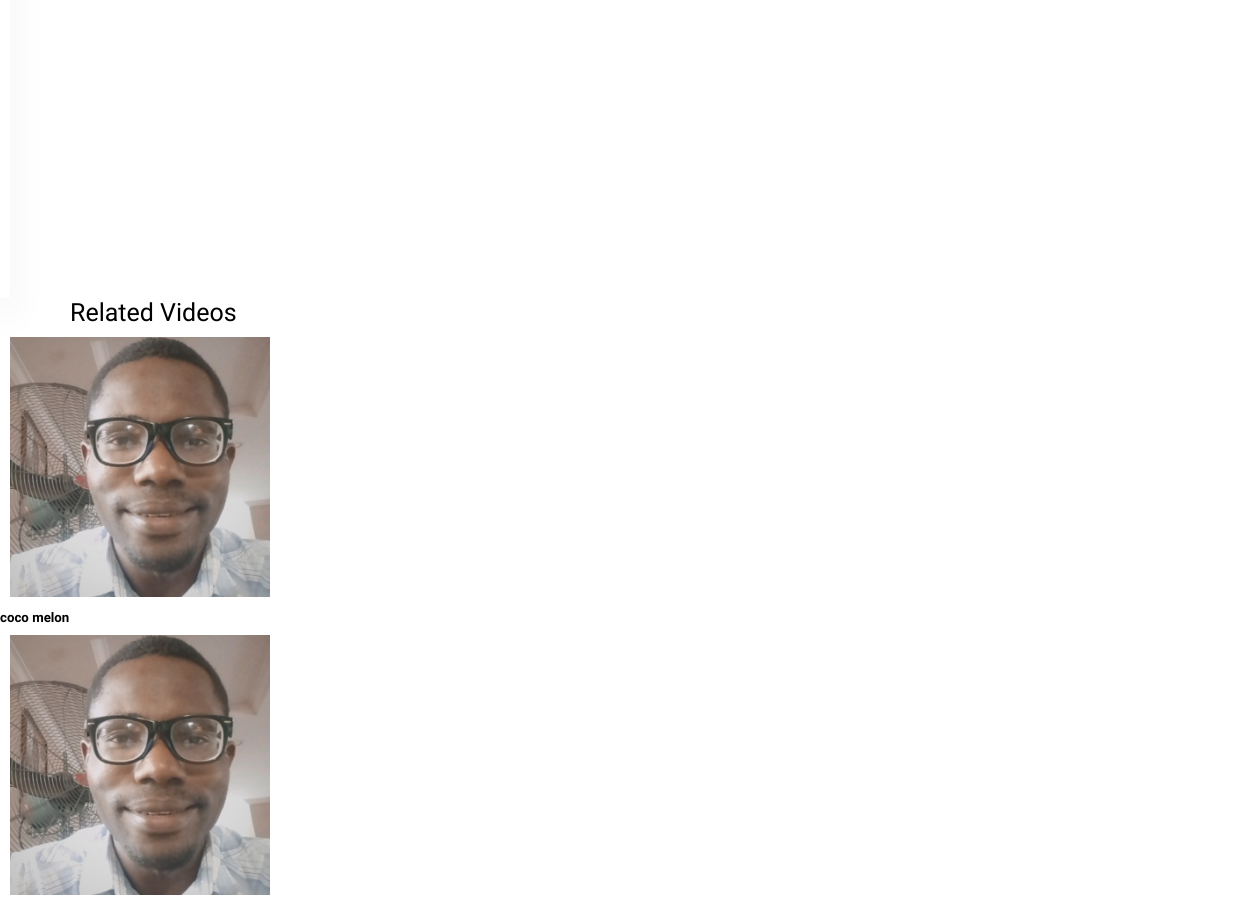
The app's page /index/video_detail/3/ (signed in, middle part), older data.
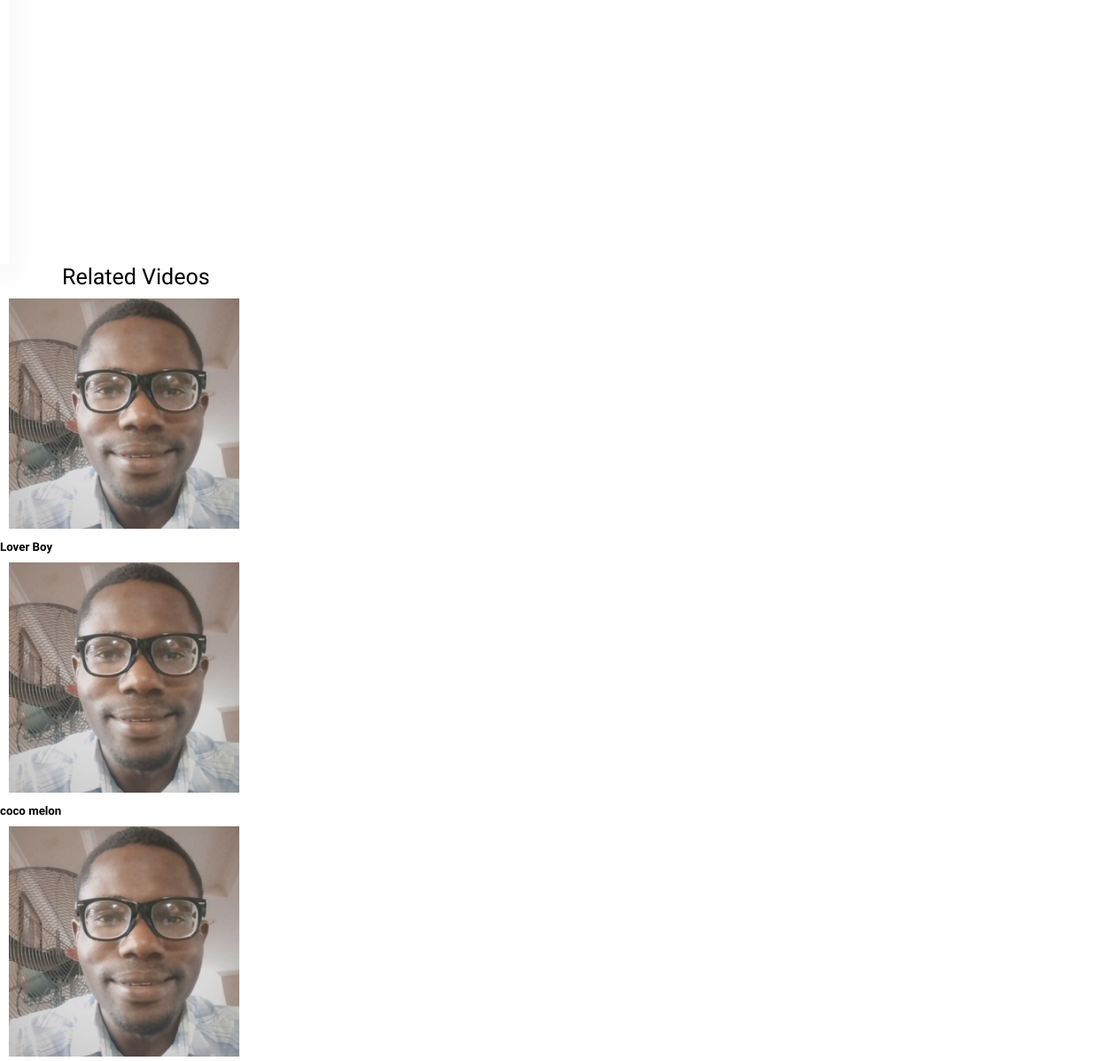
The same page, newer data.
### core/models.py (models this page shows, shortened)
class Reel(models.Model):
    uploader = models.ForeignKey(
        settings.AUTH_USER_MODEL, blank=True, verbose_name=_("uploaded by"),
        on_delete=models.CASCADE
    )
    title = models.CharField(
        _("video title"), max_length=255,
        help_text=_("Enter a title for your short video")
    )
    description = models.TextField(
        _("long description"),
        help_text=_("Enter a description for your short video")
    )
    category = models.ForeignKey(
        Category, on_delete=models.CASCADE,
verbose_name=_("video category"), null=True,
        help_text=_("choose a category for your short video")
    )
    cover_thumbnail = models.FileField(
        _("video cover"), upload_to="reels/cover", help_text=_("cover image"),
        null=True, blank=True, validators=[
            FileExtensionValidator(allowed_extensions=['jpg', 'jpeg', 'png'])
        ]
    )
    video = models.FileField(
        _("video file"), upload_to='reels', max_length=100,
        help_text=_("upload short video file less than 15 minutes"),
        validators=[FileExtensionValidator(allowed_extensions=[
            'MOV', 'avi', 'mp4', 'webm', 'mkv'
        ])]
    )
    published = models.BooleanField(
        _("published status"), default=False,
        help_text=_("Designates whether video has been published."),
    )
    date_posted = models.DateTimeField(
        _("date uploaded"), default=timezone.now,
        help_text="date video was uploaded"
    )
    class Meta:
        ordering = ['-date_posted', 'title']
    def __str__(self) -> str:
        return self.title

### core/views.py (the view)
# urls.py: path('index/video_detail/<pk>/', views.video_detail, name= 'video_detail'),
@login_required(login_url='login')
def video_detail(request, pk):
    pub = Reel.objects.get(pk=pk)
    related = Reel.objects.filter(category=pub.category)
    post = get_object_or_404(Reel, pk=pk)
    comments = pub.commented.filter(active=True).order_by('-date')
    new_comment = None
    if request.method == 'POST':
        comment_form = CommentForm(data=request.POST)
        if comment_form.is_valid():
            comment_form.instance.author =request.user
            new_comment = comment_form.save(commit=False)
            new_comment.post = post
            new_comment.save()
    else:
        comment_form = CommentForm()
    context = {
        'pub': pub,
        'comments': comments,
        'new_comment': new_comment,
        'comment_form': comment_form,
        'related': related,
    }
    return render(request, 'vid.html', context)

### core/models.py (called while the page is built)
    def __str__(self):
        return '{} {}'.format(self.username, self.first_name, self.last_name)

### core/templates/vid.html (shortened to what this page needs)
<!DOCTYPE html>
<html lang="en">
<head>
    <link rel="stylesheet" href="https://cdnjs.cloudflare.com/ajax/libs/font-awesome/6.2.1/css/all.min.css"
 />
    <link rel="stylesheet" href="vid.css">
</head>
<body>
    <main>
        <div class="container">
            <section>
            </section>
            <h5>{{pub.title}} | {{pub.category }}</h5>
            <h5>{{pub.description}}</h5>
            {% if request.user.is_authenticated %}
<h4> Leave A Comment </h4>
<form method="post" style="margin-top: 1.3em;">
  </form>
{% else %}
<p> <a href='{% url "login" %}'>Login</a> or <a href='{% url "login" %}'>Register</a> to join the discussion </p>
{% endif %}
<h4 style='padding: 0em; margin-bottom:0em; '>ALL COMMENTS</h4>
    </div>
            <h4>Related Videos</h4>
            {% for video in related %}
            <div class="card">
              <a href='{% url "video_detail" video.pk  %}'> <img src="{{video.cover_thumbnail.url}}" alt=""/></a>
              <h5>{{video.title}}</h5>
          </div>
            {% endfor %}
    </main>
</body>
</html>

### core/templates/vid.css (style rules this page uses)
* { margin: 0; padding: 0; box-sizing: border-box; font-family: "Kumbh Sans", sans-serif; max-width: 100%; }
:root { --primary-color: #000072; --primary-color-2: #2121A8; --primary-color-3: #7575C7; --secondary-color: #E1C202; --secondary-color-2:#EEDC6E; --secondary-color-3:#EFE6AE; --tertiary-color: #A1BCC7; --tertiary-color-2:#181818; --tertiary-color-3:#858585; --tertiary-color-4:#B8B8B8; --background: #FFFFFF; --logo-color: #D4B600; }
::placeholder { color: #000; }
.container { display: flex; }
section { position: relative; top: 0; bottom: 0; left: 0; height: 100vh; background: #fff; width: 280px; overflow: hidden; box-shadow: 0px 20px 35px rgba(0, 0, 0, 0.1); }
a { position: relative; color: rgb(85, 85, 83); font-size: 14px; display: table; width: 280px; padding: 10px; text-decoration: none; font-weight: bold; }
h4 { padding-left:70px; font-size: 25px; font-weight: lighter; }

### core/templates/vid.html (style rules this page uses)
* { margin: 0; padding: 0; box-sizing: border-box; font-family: "Kumbh Sans", sans-serif; max-width: 100%; }
:root { --primary-color: #000072; --primary-color-2: #2121A8; --primary-color-3: #7575C7; --secondary-color: #E1C202; --secondary-color-2:#EEDC6E; --secondary-color-3:#EFE6AE; --tertiary-color: #A1BCC7; --tertiary-color-2:#181818; --tertiary-color-3:#858585; --tertiary-color-4:#B8B8B8; --background: #FFFFFF; --logo-color: #D4B600; }
::placeholder { color: #000; }
.container { display: flex; }
section { position: relative; top: 0; bottom: 0; left: 0; height: 100vh; background: #fff; width: 280px; overflow: hidden; box-shadow: 0px 20px 35px rgba(0, 0, 0, 0.1); }
a { position: relative; color: rgb(85, 85, 83); font-size: 14px; display: table; width: 280px; padding: 10px; text-decoration: none; font-weight: bold; }
h4 { padding-left:70px; font-size: 25px; font-weight: lighter; }

Row changes from the older to the newer data that the page shows:
added Reel: cover_thumbnail (picture), title "Lover Boy"
